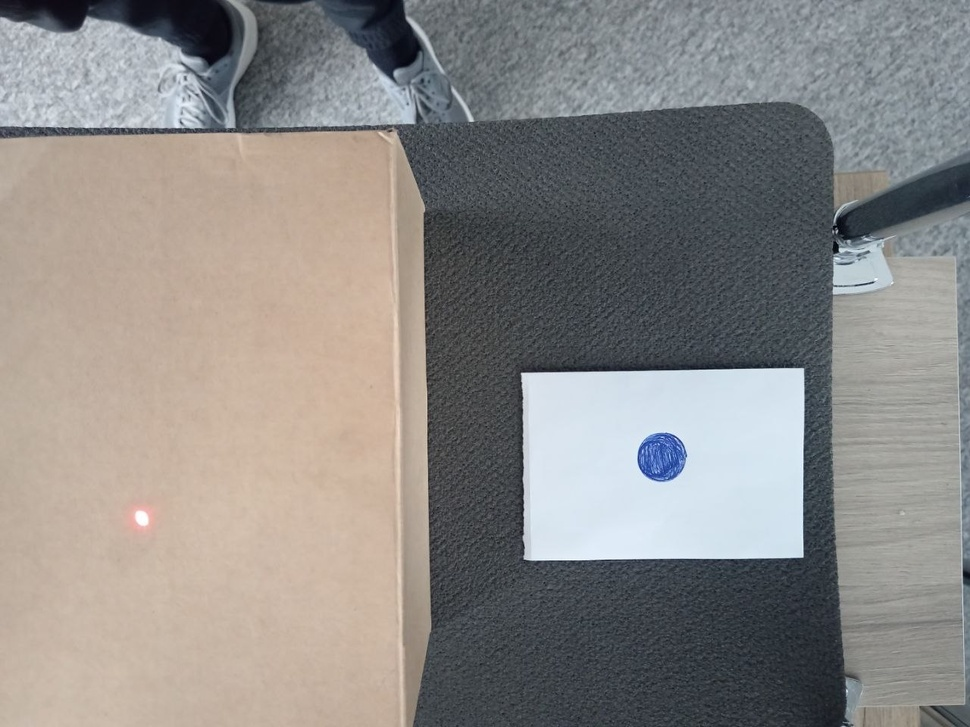
#> input picture les32/img/photo_5447115728428405764_y.jpg, 970 x 727 px, shrunk from 1280 x 960 before the run
$ python les32.py
#> lines starting #> are read from the running program, lines starting #| are printed output that depends on the picture; after the words box and inside, x2 and y2 are one past the last pixel; in counts of white or black regions, pixels touching at a corner belong together
### les32/utils/createSetting.py
import cv2
cv2.namedWindow('setting')
def noth(x):
    pass
cv2.createTrackbar("Hmin","setting",0,255,noth)
#> slider 'Hmin' is set to 51
cv2.createTrackbar("Smin","setting",0,255,noth)
#> slider 'Smin' is set to 51
cv2.createTrackbar("Vmin","setting",0,255,noth)
#> slider 'Vmin' is set to 51
cv2.createTrackbar("Hmax","setting",0,255,noth)
#> slider 'Hmax' is set to 255
cv2.createTrackbar("Smax","setting",0,255,noth)
#> slider 'Smax' is set to 255
cv2.createTrackbar("Vmax","setting",0,255,noth)
#> slider 'Vmax' is set to 255
def range():
    return  (cv2.getTrackbarPos("Hmin","setting"),
                cv2.getTrackbarPos("Smin","setting"),
                cv2.getTrackbarPos("Vmin", "setting")),(cv2.getTrackbarPos("Hmax","setting"),
                cv2.getTrackbarPos("Smax","setting"),
                cv2.getTrackbarPos("Vmax", "setting"),)

### les32/les32.py
import cv2
from utils.createSetting import range
while True:
        img1 = cv2.imread("./img/photo_5447115728428405764_y.jpg")
#> img1 is the input picture: shape (727, 970, 3); mean B, G, R 135.8, 138.3, 141
        img2 = cv2.imread("./img/photo_5447115728428405765_y.jpg")
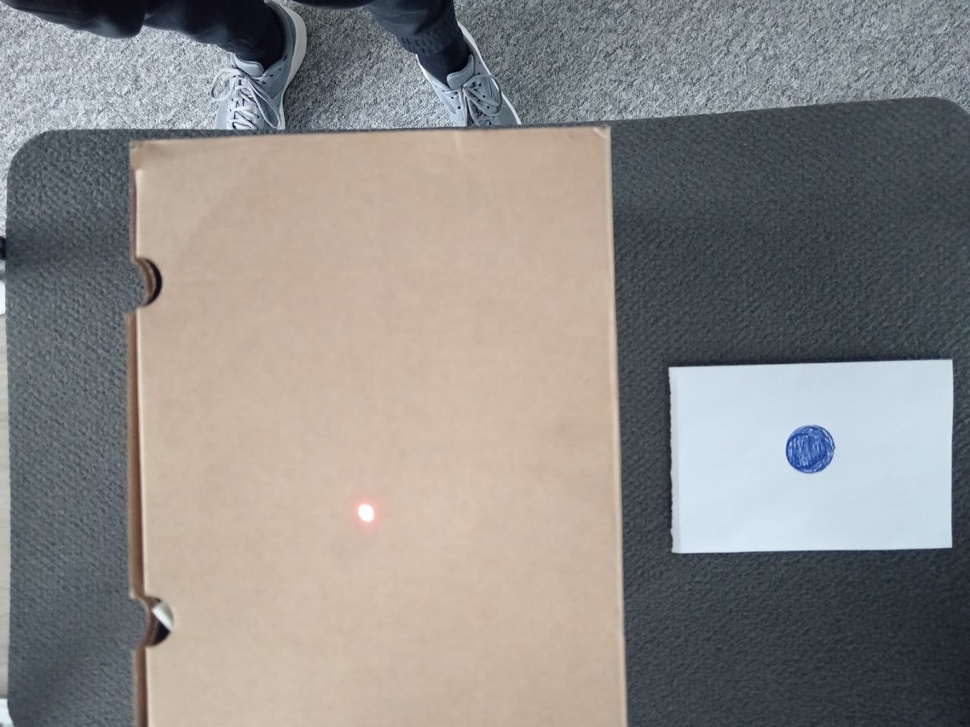
#> input picture les32/img/photo_5447115728428405765_y.jpg, 970 x 727 px, shrunk from 1280 x 960 before the run
#> img2 is the input picture: shape (727, 970, 3); mean B, G, R 135.9, 138.3, 141.1
        hsv1 = cv2.cvtColor(img1, cv2.COLOR_BGR2HSV)
#> hsv1: shape (727, 970, 3); mean H, S, V 65.3, 36.6, 148.9
        hsv2 = cv2.cvtColor(img2, cv2.COLOR_BGR2HSV)
#> hsv2: shape (727, 970, 3); mean H, S, V 66.5, 42.4, 150.5
        lower, upper = range()
        mask1 = cv2.inRange(hsv1,lower, upper)
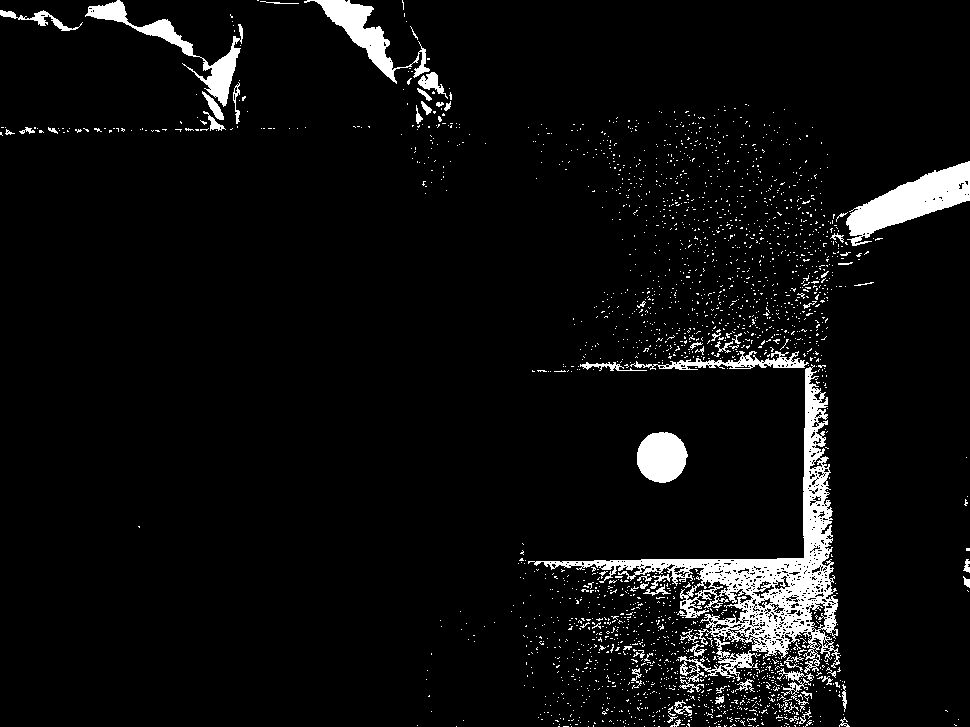
#> mask1: shape (727, 970); 5.3% white; 2274 white regions (2206 under 20 px), largest, box (x1, y1, x2, y2) and area: (528, 364, 840, 674) 14008, (846, 161, 970, 246) 4433, (85, 0, 243, 107) 2630
        mask2 = cv2.inRange(hsv2, lower, upper)
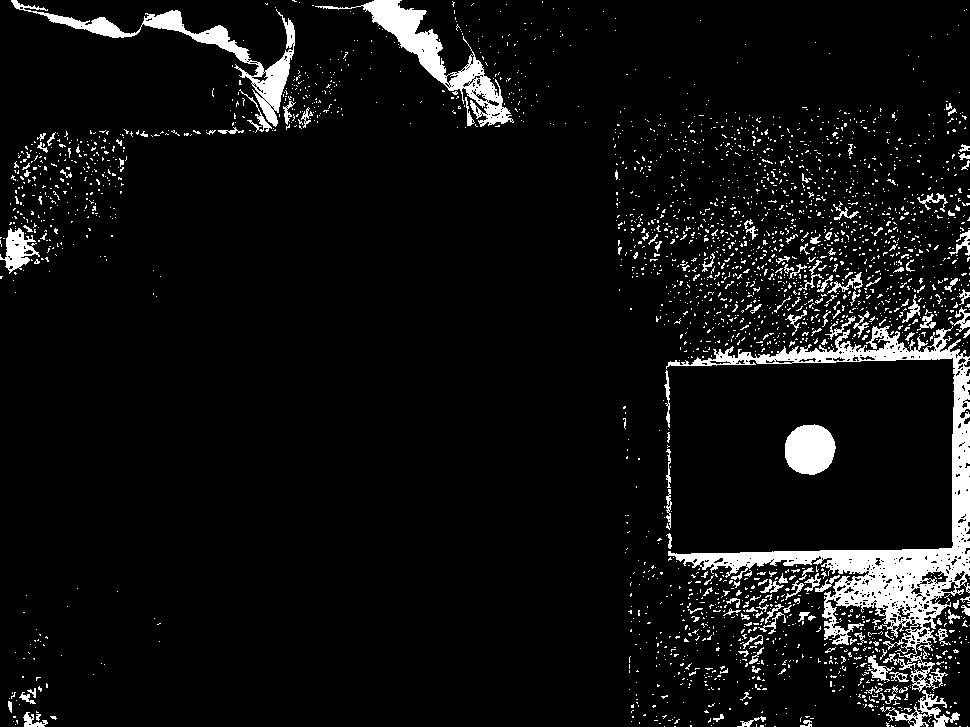
#> mask2: shape (727, 970); 6.7% white; 2571 white regions (2416 under 20 px), largest, box (x1, y1, x2, y2) and area: (666, 326, 970, 692) 17349, (315, 0, 514, 127) 4554, (11, 0, 295, 127) 4271
        cv2.imshow('mask1', mask1)
        cv2.imshow('mask2', mask2)
        cv2.waitKey(0)
